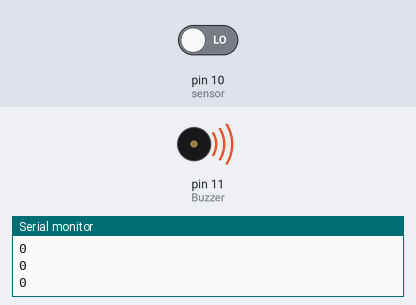
Simulated run of this sketch. Board: Arduino Uno, built with avr-gcc and run on an emulated ATmega328P. On the bench: buzzer (waves = sounding), the last lines printed to the serial monitor. Inputs (shaded band) come from the test bench; at power-on: pin 10 (sensor) LOW.

Above: at 1.2 s.
1.3 s: pin 10 (sensor) driven HIGH
At 1.6 s:
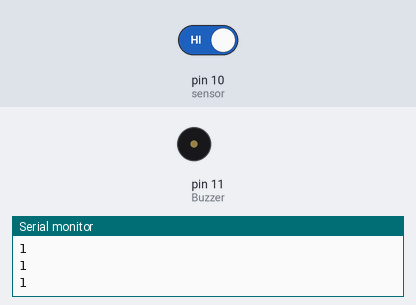
2.8 s: pin 10 (sensor) driven LOW
At 4.0 s:
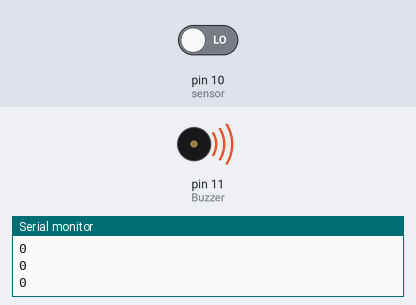
Timing chart, 0 to 5.8 s (numbered marks = the images above; inputs shaded):
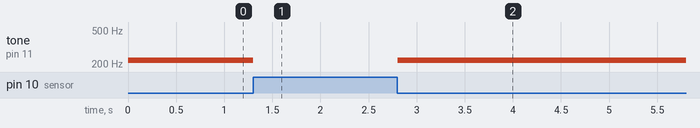

Measured:
- after the input at 1.3 s, tone on pin 11 (Buzzer): 220 Hz → silent at once
- after the input at 2.8 s, tone on pin 11 (Buzzer): silent → 220 Hz at once

The sketch:

IR_sensor_module.ino
```cpp
int sensor = 10;              // 라인트레이서 센서을 9번 핀에 연결
int Buzzer = 11;              // Buzzer를 7번 핀에 연결
void setup() {
  Serial.begin(9600);
  pinMode(Buzzer, OUTPUT);   // Buzzer는 '출력'
  pinMode(sensor, INPUT);    // 라인트레이서 센서는 '입력'
}
void loop() {
  int val = digitalRead(sensor);  // 센서 값을 읽어와서
  Serial.println(val);
  if (val == HIGH) {         // 검정색 주행선 위에 있으면
    noTone(11);               // Buzzer에서 소리가 나지 않는다
    delay(100);
  } else {                   // 검정색 주행선을 벗어나면
    tone(11, 220);            // Buzzer에서 소리가 난다
    delay(100);
  }
}
```
